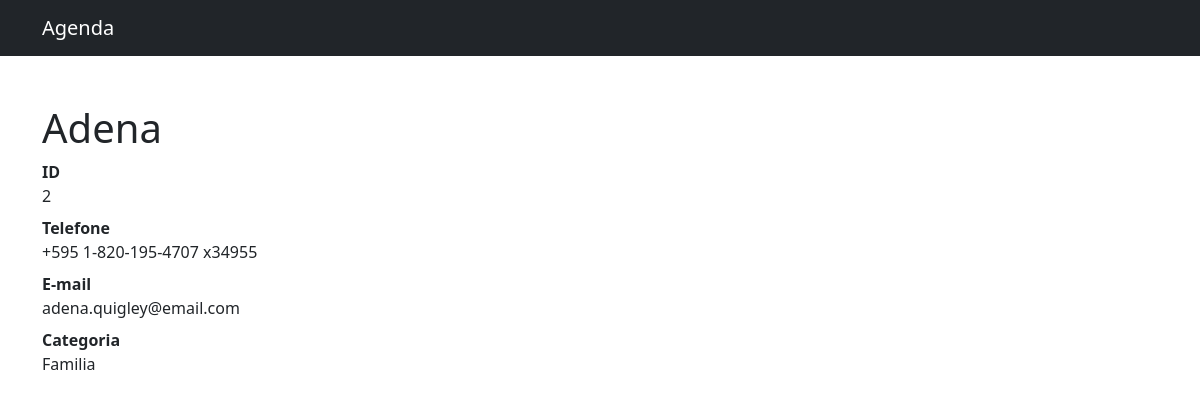
/2, run on the app's committed database.
### contatos/models.py (models this page shows, shortened)
class Contato(models.Model):
    nome = models.CharField(max_length=255)
    sobrenome = models.CharField(max_length=255)
    telefone = models.CharField(max_length=255)
    email = models.CharField(max_length=255, blank=True)
    mostrar = models.BooleanField(default=True)
    categoria = models.ForeignKey(Categoria, on_delete=DO_NOTHING)

class Categoria(models.Model):
    nome = models.CharField(max_length=255)
    def __str__(self) -> str:
        return self.nome

### contatos/views.py (the view)
# urls.py: path('<int:id_contato>', views.contato, name='contato'),
def contato(request, id_contato):
    contato = get_object_or_404(Contato, id=id_contato)
    if not contato.mostrar:
        raise Http404()
    return render(request, 'contatos/contato.html', {
        'contato': contato
    })

### contatos/templates/contatos/contato.html
{% extends 'detalhes.html' %}
{% block 'content' %}
<h1 class="mt-5"> {{ contato.nome }} </h1>
<dl>
    <dt>ID</dt>
    <dd> {{ contato.id }} </dd>
    <dt>Telefone</dt>
    <dd> {{ contato.telefone }} </dd>
    <dt>E-mail</dt>
    <dd> {{ contato.email }} </dd>
    <dt>Categoria</dt>
    <dd> {{ contato.categoria }} </dd>
</dl>
{% endblock 'content' %}

### data on the page
Contato: nome "Adena", id "2", telefone "+595 1-820-195-4707 x34955", email "adena.quigley@email.com", categoria "Familia"
